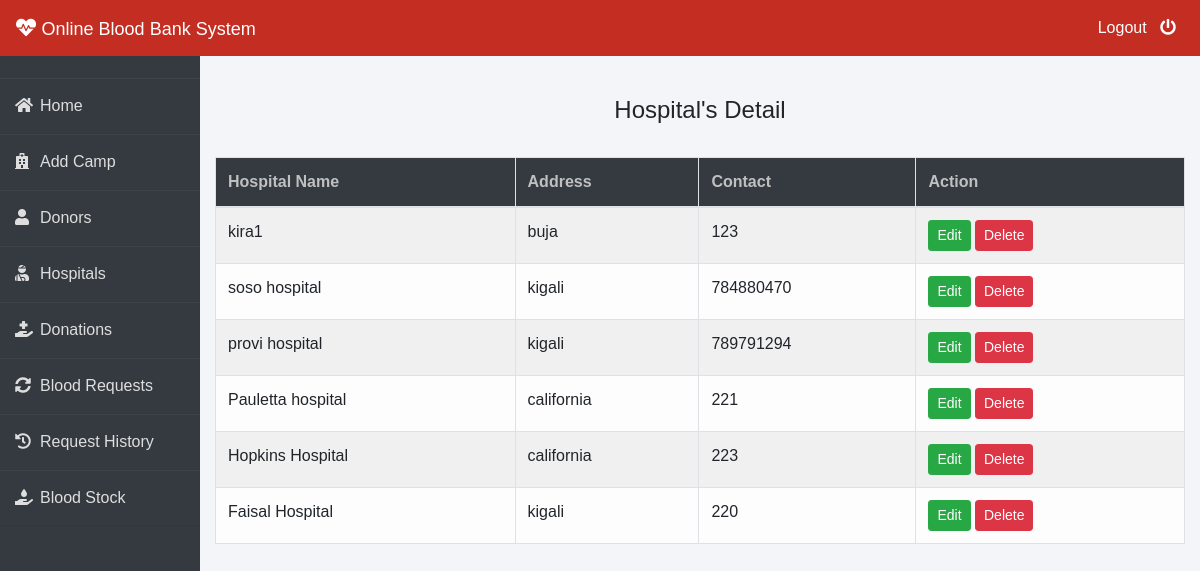
The app's page /admin-patient (signed in), older data.
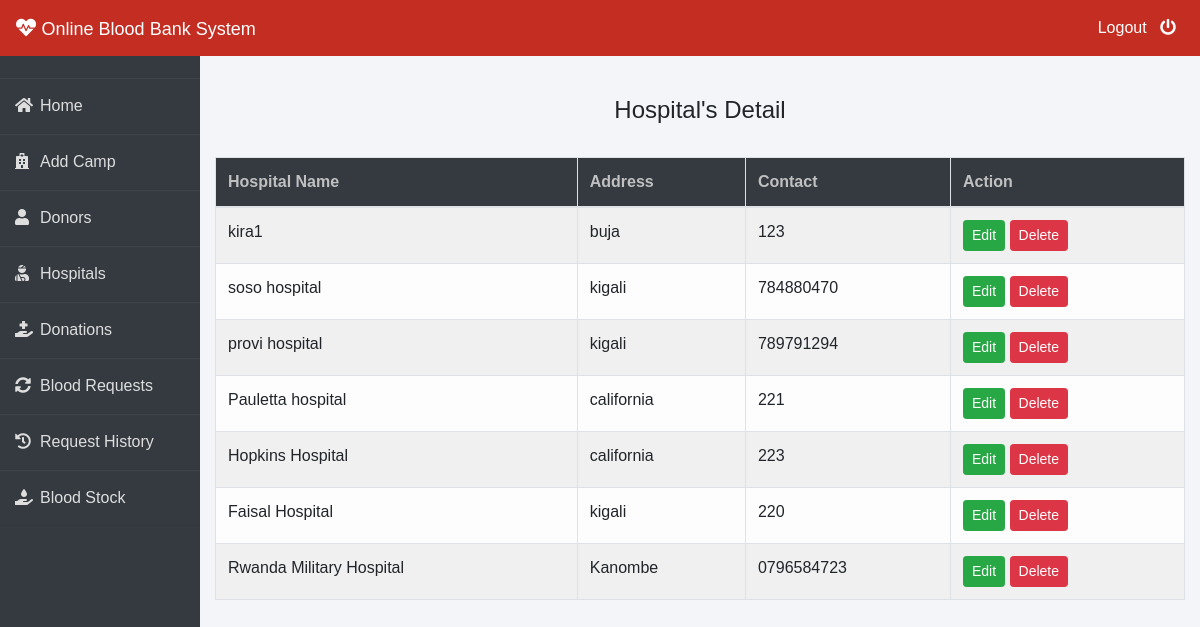
The same page, newer data.
### patient/models.py (models this page shows, shortened)
class Patient(models.Model):
    user=models.OneToOneField(User,on_delete=models.CASCADE)
    hospital_name=models.CharField(max_length=30)
    address = models.CharField(max_length=40)
    mobile = models.CharField(max_length=20,null=False)

### blood/views.py (the view)
# urls.py: path('admin-patient', views.admin_patient_view,name='admin-patient'),
@login_required(login_url='adminlogin')
def admin_patient_view(request):
    patients = pmodels.Patient.objects.all()
    return render(request, 'blood/admin_patient.html', {'patients': patients})

### templates/blood/admin_patient.html
{% extends 'blood/adminbase.html' %}
{% block content %}
{% load widget_tweaks %}
{%load static%}
<br><br>
<div class="container">
    <H4 class="text-center">Hospital's Detail</H4><br>
    <table class="table table-light table-hover table-bordered table-striped">
        <thead class="bg-dark">
            <tr>
                <th scope="col" style="color: rgb(192, 192, 192);">Hospital Name</th>
                <th scope="col" style="color: rgb(192, 192, 192);">Address</th>
                <th scope="col" style="color: rgb(192, 192, 192);">Contact</th>
                <th style="color: rgb(192, 192, 192);">Action</th>
            </tr>
        </thead>
        <tbody>
            {% for t in patients %}
            <tr>
                <td> {{t.hospital_name}}</td>
                <td>{{t.address}}</td>
                <td>{{t.mobile}}</td>
                <td>
                    <button class="btn btn-success btn-sm"><a  style="text-decoration: none;color: white;" href="{% url 'update-patient' t.id  %}">Edit</a> </button>
                    <button class="btn btn-danger btn-sm"><a  style="text-decoration: none;color: white;" href="{% url 'delete-patient' t.id  %}">Delete</a> </button>
                </td>
            </tr>
            {% endfor %}
        </tbody>
    </table>
</div>
{% endblock content %}

Row changes from the older to the newer data that the page shows:
added Patient: hospital_name "Rwanda Military Hospital", address "Kanombe", mobile "0796584723"
